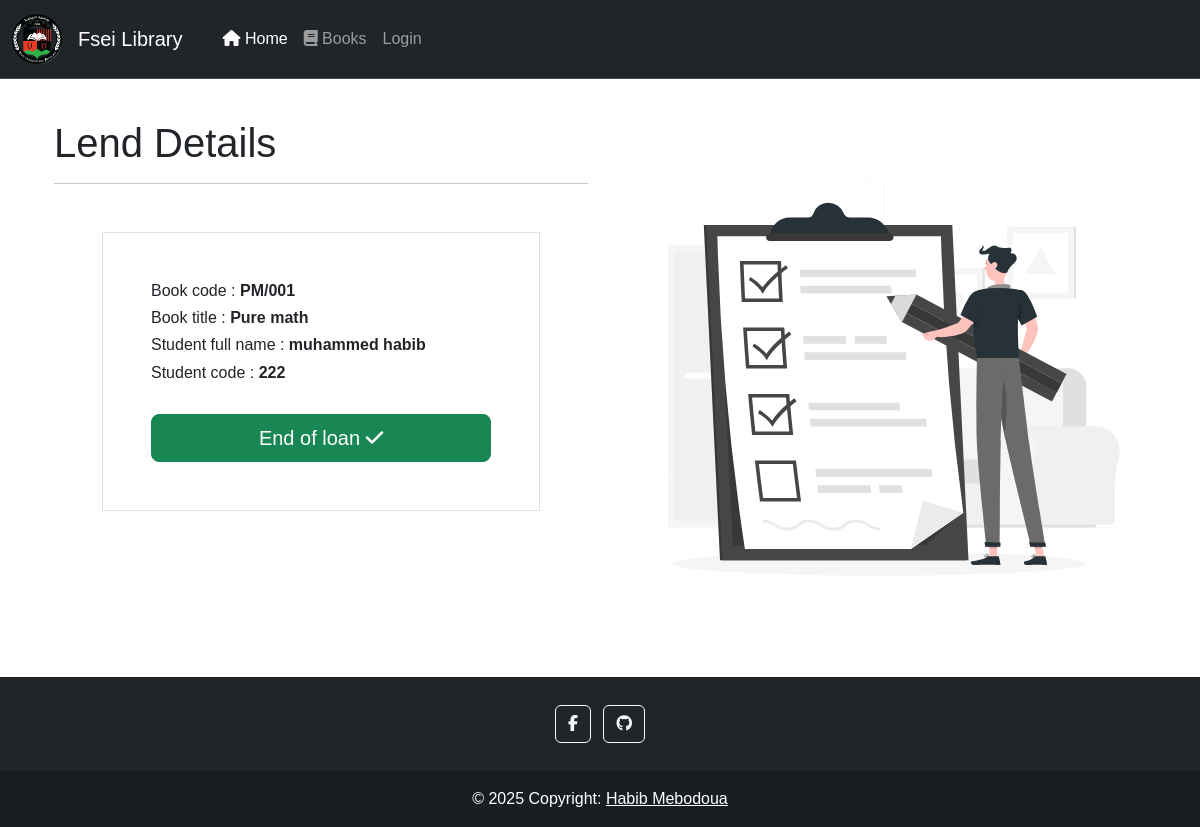
Screenshot of /lend_details/32 with the database file from the repository.
### books/models.py (models this page shows, shortened)
class LendBook(models.Model):
    copy = models.ForeignKey(Copy , related_name='lend_copy' , on_delete=models.CASCADE)
    student = models.ForeignKey(Student , related_name='lend_student' , on_delete=models.CASCADE)
    from_date = models.DateField(auto_now_add=True)
    to_date = models.DateField()

class Copy(models.Model):
    book = models.ForeignKey(Book , related_name='book_copy' , on_delete=models.CASCADE)
    serial_number = models.PositiveIntegerField()
    code = models.CharField(max_length=100 , help_text='code / Number ' , default='-----/000')
    is_taken = models.BooleanField(default=False)
    number = models.PositiveIntegerField(default=0)

class Book(models.Model):
    title = models.CharField(max_length=255)
    author = models.CharField(max_length=255)
    book_catigory=[
        ('Computer Science','Computer Science'),
        ('physics','physics'),
        ('Material science','Material science'),
        ('chemistry','chemistry'),
        ('mathematics','mathematics'),
    ]
    catigory = models.CharField(choices=book_catigory , max_length=255)
    book_type = [
        ('Graduation thesis','Graduation thesis'),
        ('Book','Book'),
        ('Dictionary','Dictionary')
    ]
    type = models.CharField(max_length=255 , choices=book_type , default='Book')
    copies = models.PositiveIntegerField(default=1)
    is_taken = models.BooleanField(default=False)

### students/models.py (models this page shows, shortened)
class Student(models.Model):
    first_name = models.CharField(max_length=255)
    family_name = models.CharField(max_length=255)
    code = models.PositiveIntegerField()
    student_branch=[
        ('Computer Science','Computer Science'),
        ('physics','physics'),
        ('Material science','Material science'),
        ('chemistry','chemistry'),
        ('mathematics','mathematics'),
    ]
    branch = models.CharField(max_length=255 , choices=student_branch)
    date = models.DateField(auto_now_add=True)

### books/views.py (the view)
# urls.py: path('lend_details/<int:id>' , views.lend_details , name='lend_details'),
def lend_details(request , id):
    lend = get_object_or_404(LendBook , id=id)
    context = {
        'lend':lend
    }
    return render(request , 'books/lend_details.html',context)

### templates/books/lend_details.html
{% extends 'base.html' %}
{% load static %}
{% block content %}
<div class="container">
    <div class="row">
        <div class="col-lg-6">
            <h1>Lend Details</h1>
            <hr>
            <div class="info p-5 m-5 border">
                <h6>Book code :  <span class="fw-bold">{{lend.copy.code}}</span></h6>
                <h6>Book title : <span class="fw-bold">{{lend.copy.book.title}}</span></h6>
                <h6>Student full name : <span class="fw-bold">{{lend.student.first_name}}  {{lend.student.family_name}}</span></h6>
                <h6>Student code : <span class="fw-bold">{{lend.student.code}}</span></h6>
                <a href="{% url 'end_lend' lend.id %}" class="btn btn-success btn-lg w-100 mt-4">End of loan  <i class="fa-solid fa-check"></i></a>
            </div>
        </div>
        <div class="col-lg-6">
            <img src="{% static 'img/end_loan.svg' %}" alt="">
        </div>
    </div>
</div>
{% endblock %}

### fsei/static/css/style.css (style rules this page uses)
body { font-family: 'Arima', cursive; font-family: 'Comic Neue', cursive; font-family: 'Josefin Sans', sans-serif; font-family: 'Kdam Thmor Pro', sans-serif; font-family: 'Oxygen', sans-serif; font-family: 'Work Sans', sans-serif; }

### rows the page displays
LendBook: copy.code "PM/001", copy.book "Pure math", student.first_name "muhammed", student.family_name "habib", student.code "222"
